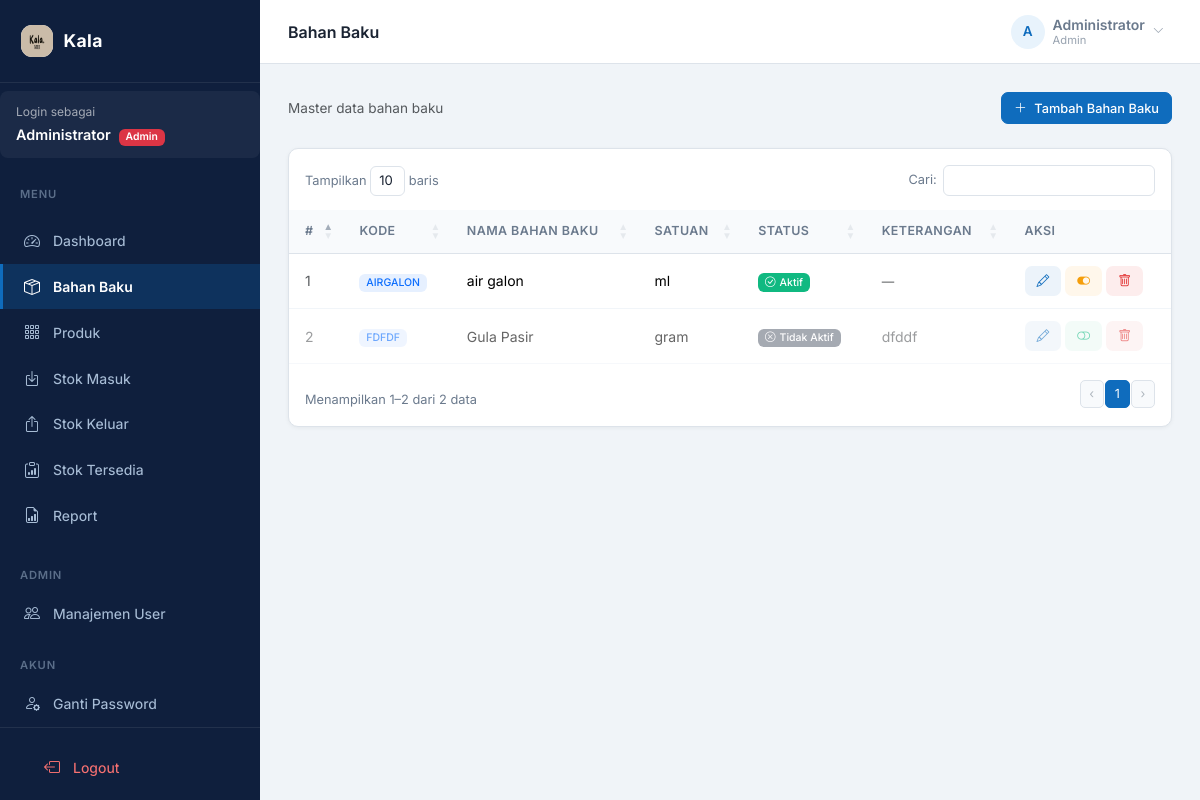
Screenshot of /bahan-baku (signed in) with the database file from the repository.
### tables this page shows
CREATE TABLE `bahan_baku` (
  `id` bigint UNSIGNED NOT NULL,
  `kode_bahan` varchar(255) NOT NULL,
  `nama_bahan` varchar(255) NOT NULL,
  `satuan` varchar(255) NOT NULL,
  `keterangan` varchar(255) DEFAULT NULL,
  `is_active` tinyint(1) NOT NULL DEFAULT '1',
  `created_at` timestamp NOT NULL DEFAULT CURRENT_TIMESTAMP
);

### controllers/BahanBakuController.php (called while the page is built, shortened)
<?php
class BahanBakuController
{
    public function index(array $params): void
    {
        $model = new BahanBakuModel();
        $data = $model->allByNewest();
        require __DIR__ . '/../pages/bahan-baku/index.php';
    }
}

### index.php (called while the page is built, shortened)
<?php
require_once __DIR__ . '/core/Router.php';
require_once __DIR__ . '/core/Database.php';
require_once __DIR__ . '/core/Model.php';
spl_autoload_register(function (string $class) {
    $file = __DIR__ . '/' . str_replace('\\', '/', $class) . '.php';
});
$router = new Core\Router();
$router->dispatch();

### core/Database.php (called while the page is built, shortened)
<?php
class Database
{
    private static ?PDO $instance = null;
    public static function connect(): PDO
    {
        if (self::$instance === null) {
            try {
                $dsn = 'mysql:host=' . DB_HOST . ';port=' . DB_PORT . ';dbname=' . DB_NAME . ';charset=utf8mb4';
                self::$instance = new PDO($dsn, DB_USER, DB_PASS, [
                    PDO::ATTR_ERRMODE            => PDO::ERRMODE_EXCEPTION,
                    PDO::ATTR_DEFAULT_FETCH_MODE => PDO::FETCH_ASSOC,
                    PDO::ATTR_EMULATE_PREPARES   => false,
                ]);
            } catch (PDOException $e) {
                http_response_code(500);
                die('Database connection failed: ' . $e->getMessage());
            }
        }
        return self::$instance;
    }
}

### core/Model.php (called while the page is built, shortened)
<?php
abstract class Model
{
    public function __construct()
    {
        $this->db = Database::connect();
    }
}

### models/BahanBakuModel.php (called while the page is built, shortened)
<?php
class BahanBakuModel extends Model
{
    protected string $table = 'bahan_baku';
    public function allByNewest(): array
    {
        return $this->db->query("
            SELECT * FROM {$this->table} ORDER BY created_at DESC
        ")->fetchAll();
    }
}

### pages/bahan-baku/index.php (the view, shortened to what this page needs)
<?php
require_once __DIR__ . '/../../shared/components.php';
?>
<div class="d-flex flex-wrap justify-content-between align-items-center gap-2 mb-4">
    <span class="text-muted" style="font-size:0.85rem">Master data bahan baku</span>
    <button type="button" class="btn btn-primary btn-sm" onclick="openTambah()">
        <i class="bi bi-plus-lg me-1"></i> Tambah Bahan Baku
    </button>
</div>
<div class="card">
    <div class="card-body p-0">
        <table id="tblBahanBaku" class="table mb-0" style="width:100%">
            <thead>
                <tr>
                    <th>#</th>
                    <th>Kode</th>
                    <th>Nama Bahan Baku</th>
                    <th>Satuan</th>
                    <th>Status</th>
                    <th>Keterangan</th>
                    <th>Aksi</th>
                </tr>
            </thead>
            <tbody>
                <?php foreach ($data as $i => $row): ?>
                    <tr style="<?= $row['is_active'] ? '' : 'opacity:0.6;background:#f8f9fa' ?>">
                        <td class="text-muted"><?= $i + 1 ?></td>
                        <td><span
                                class="badge bg-primary bg-opacity-10 text-primary"><?= htmlspecialchars($row['kode_bahan']) ?></span>
                        </td>
                        <td><?= htmlspecialchars($row['nama_bahan']) ?></td>
                        <td><?= htmlspecialchars($row['satuan']) ?></td>
                        <td>
                            <?php if ($row['is_active']): ?>
                                <span class="badge" style="background:#10b981;color:white">
                                    <i class="bi bi-check-circle me-1"></i>Aktif
                                </span>
                            <?php else: ?>
                                <span class="badge" style="background:#6b7280;color:white">
                                    <i class="bi bi-x-circle me-1"></i>Tidak Aktif
                                </span>
                            <?php endif; ?>
                        </td>
                        <td class="text-muted">
                            <?= $row['keterangan'] ? htmlspecialchars($row['keterangan']) : '<span class="text-muted" style="font-size:0.78rem">—</span>' ?>
                        </td>
                        <td>
                            <div class="d-flex gap-1">
                                <button type="button" class="btn btn-sm"
                                    style="color:#0f6cbd;background:rgba(15,108,189,0.08);border:none"
                                    onclick="openEdit(<?= $row['id'] ?>, <?= htmlspecialchars(json_encode($row), ENT_QUOTES) ?>)"
                                    title="Edit">
                                    <i class="bi bi-pencil"></i>
                                </button>
                                <form id="toggle-<?= $row['id'] ?>" action="/bahan-baku/<?= $row['id'] ?>/toggle-active"
                                    method="POST" style="display:inline">
                                    <button type="submit" class="btn btn-sm"
                                        style="color:<?= $row['is_active'] ? '#f59e0b' : '#10b981' ?>;background:rgba(<?= $row['is_active'] ? '245,158,11' : '16,185,129' ?>,0.08);border:none"
                                        title="<?= $row['is_active'] ? 'Nonaktifkan' : 'Aktifkan' ?>">
                                        <i class="bi bi-<?= $row['is_active'] ? 'toggle-on' : 'toggle-off' ?>"></i>
                                    </button>
                                </form>
                                <form id="del-bahan-baku-<?= $row['id'] ?>" action="/bahan-baku/<?= $row['id'] ?>/delete"
                                    method="POST">
                                    <button type="button" class="btn btn-sm"
                                        style="color:#e02424;background:rgba(224,36,36,0.08);border:none"
                                        onclick="confirmDelete(this)" data-form="del-bahan-baku-<?= $row['id'] ?>"
                                        data-message="Bahan baku &quot;<?= htmlspecialchars($row['nama_bahan']) ?>&quot; akan dihapus permanen."
                                        title="Hapus">
                                        <i class="bi bi-trash"></i>
                                    </button>
                                </form>
                            </div>
                        </td>
                    </tr>
                <?php endforeach; ?>
            </tbody>
        </table>
    </div>
</div>

### core/Router.php (shortened to what this page needs)
<?php
class Router
{
    private array $routes = [];
    private function addRoute(string $method, string $path, callable|array $handler): self
    {
        $this->routes[] = [
            'method'      => $method,
            'path'        => $path,
            'handler'     => $handler,
            'middlewares' => [],
        ];
        return $this;
    }
    public function middleware(string|array $middleware): self
    {
        $last = array_key_last($this->routes);
        $middlewares = is_array($middleware) ? $middleware : [$middleware];
        $this->routes[$last]['middlewares'] = array_merge(
            $this->routes[$last]['middlewares'],
            $middlewares
        );
        return $this;
    }
    public function dispatch(): void
    {
        $method = $_SERVER['REQUEST_METHOD'];
        $uri    = parse_url($_SERVER['REQUEST_URI'], PHP_URL_PATH);
        foreach ($this->routes as $route) {
            if ($route['method'] !== $method) continue;
            $params = $this->matchPath($route['path'], $uri);
            if ($params === null) continue;
            $handler = $route['handler'];
            if (is_callable($handler)) {
                call_user_func($handler, $params);
            } elseif (is_array($handler)) {
                [$class, $method] = $handler;
                call_user_func([new $class(), $method], $params);
            }
            return;
        }
    }
    private function matchPath(string $routePath, string $uri): ?array
    {
        $pattern = preg_replace('/\{(\w+)\}/', '(?P<$1>[^/]+)', $routePath);
        $pattern = '#^' . $pattern . '$#';
        if (!preg_match($pattern, $uri, $matches)) {
            return null;
        }
        return array_filter($matches, 'is_string', ARRAY_FILTER_USE_KEY);
    }
}

### assets/css/app.css (style rules this page uses)
:root { --sidebar-width: 260px; --topbar-height: 64px; --primary: #0f6cbd; --primary-dark: #0d5aa7; --primary-light: #e8f3fc; --sidebar-bg: #0f1f3d; --sidebar-hover: #1a3260; --sidebar-active: #0f6cbd; --sidebar-text: #a8bdd6; --sidebar-white: #ffffff; --bg: #f0f4f8; --surface: #ffffff; --border: #dde3ea; --text: #1a2332; --text-muted: #6b7a8d; --success: #0e9f6e; --danger: #e02424; --warning: #d97706; }
* { margin: 0; padding: 0; box-sizing: border-box; }
body { font-family: "Inter", sans-serif; background: var(--bg); color: var(--text); font-size: 0.9rem; }
.card { border: 1px solid var(--border); border-radius: 10px; box-shadow: 0 1px 4px rgba(0, 0, 0, 0.05); background: var(--surface); }
.btn { font-family: "Inter", sans-serif; font-weight: 500; font-size: 0.85rem; border-radius: 7px; }
.btn-primary { background: var(--primary); border-color: var(--primary); }
.btn-sm { padding: 0.35rem 0.75rem; font-size: 0.8rem; }
.table { font-size: 0.875rem; }
.table thead th { background: #f8fafc; color: var(--text-muted); font-weight: 600; font-size: 0.78rem; text-transform: uppercase; letter-spacing: 0.4px; border-bottom: 1px solid var(--border); padding: 0.75rem 1rem; }
.table td { padding: 0.75rem 1rem; vertical-align: middle; border-color: #f1f5f9; }
.badge { font-family: "Inter", sans-serif; font-weight: 500; }

### rows the page displays
bahan_baku: kode_bahan "AIRGALON", nama_bahan "air galon", satuan "ml", is_active 1 (drawn)
bahan_baku: kode_bahan "FDFDF", nama_bahan "Gula Pasir", satuan "gram", is_active 0 (drawn), keterangan "dfddf"

### other values shown
$item['label'] "Dashboard"
$item['label'] "Bahan Baku"
$item['label'] "Produk"
$item['label'] "Stok Masuk"
$item['label'] "Stok Keluar"
$item['label'] "Stok Tersedia"
$item['label'] "Report"
